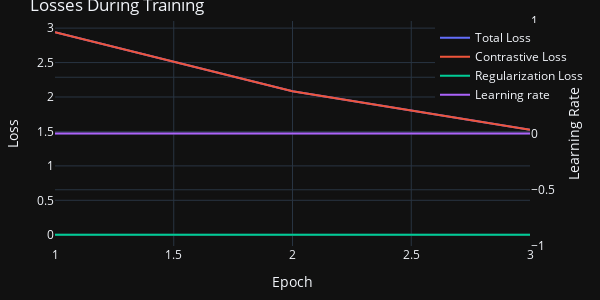

Write notebook code for a chart like this one.
### Code cell
model.plot_training()

### Figure 1 — Plotly figure (JSON) as saved in the notebook; plotly's stock layout.template omitted (floating-point values rounded to 4 significant figures)
{"data": [{"mode": "lines", "name": "Total Loss", "type": "scatter", "x": [1, 2, 3], "y": [2.94, 2.085, 1.524]}, {"mode": "lines", "name": "Contrastive Loss", "type": "scatter", "x": [1, 2, 3], "y": [2.94, 2.085, 1.524]}, {"mode": "lines", "name": "Regularization Loss", "type": "scatter", "x": [1, 2, 3], "y": [0, 0, 0]}, {"mode": "lines", "name": "Learning rate", "type": "scatter", "x": [1, 2, 3], "y": [0.0001, 0.0001, 0.0001], "yaxis": "y2"}], "layout": {"height": 300, "legend": {"x": 0.8, "xanchor": "left", "y": 0.99, "yanchor": "top"}, "margin": {"b": 20, "l": 20, "r": 20, "t": 20}, "title": {"text": "Losses During Training"}, "width": 600, "xaxis": {"title": {"text": "Epoch"}}, "yaxis": {"title": {"text": "Loss"}}, "yaxis2": {"overlaying": "y", "side": "right", "title": {"text": "Learning Rate"}}}}
